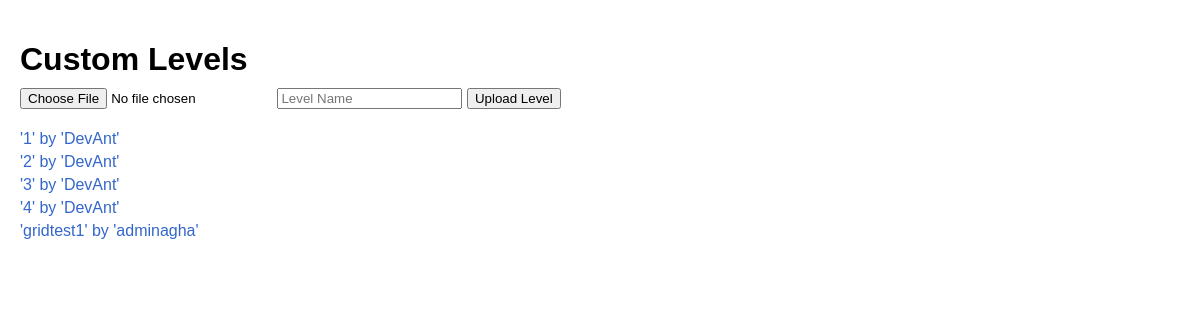
The app's page /custom_levels (signed in), older data.
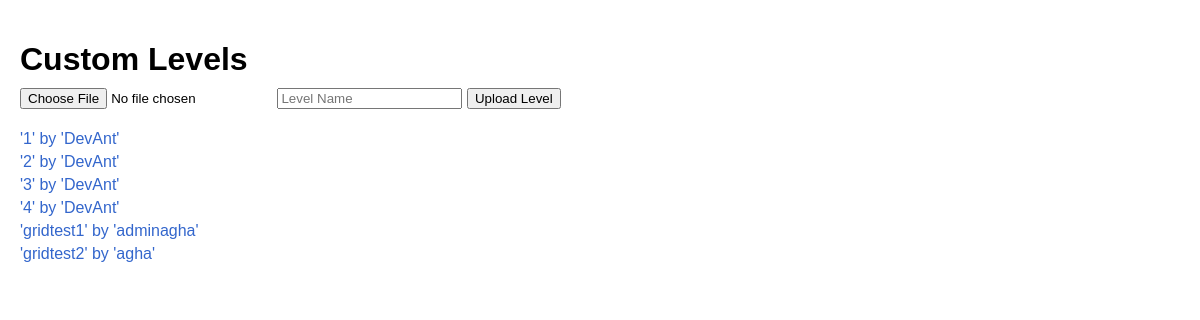
The same page, newer data.
### server.py (models this page shows)
class Levels(db.Model):
    level_id = db.Column(db.String(30), primary_key=True) # 1 to 4 for the base levels, normal names for custom levels
    author = db.Column(db.String(20), nullable=False)
    json_config = db.Column(db.Text, nullable=False)

### server.py (the view)
@app.route('/custom_levels')
@login_required
def custom_levels():
    all_levels = Levels.query.all()
    return render_template('custom_levels.html', levels=all_levels)

### server.py (called while the page is built)
@login_manager.user_loader
def load_user(user_id):
    return User.query.get(int(user_id))

### templates/custom_levels.html (shortened to what this page needs)
<!DOCTYPE html>
<html lang="en">
<head>
    <link rel="stylesheet" href="{{ url_for('static', filename='css/stylecustom.css') }}">
</head>
<body>
    <h1>Custom Levels</h1>
    <form id="uploadForm" action="{{ url_for('upload_custom_level') }}" method="post" enctype="multipart/form-data">
        <input type="file" name="level_image" accept="image/*" required>
        <input type="text" name="level_name" placeholder="Level Name" required>
        <button type="submit">Upload Level</button>
    </form>
    <ul>
    {% for level in levels %}
        <li>
            <a href="{{ url_for('game_engine_with_level', level_id=level.level_id) }}">
                '{{ level.level_id }}' by '{{ level.author }}'
            </a>
        </li>
    {% else %}
        <li>No custom levels found.</li>
    {% endfor %}
    </ul>
</body>
</html>

Row changes from the older to the newer data that the page shows:
added Levels: level_id "gridtest2", author "agha"
